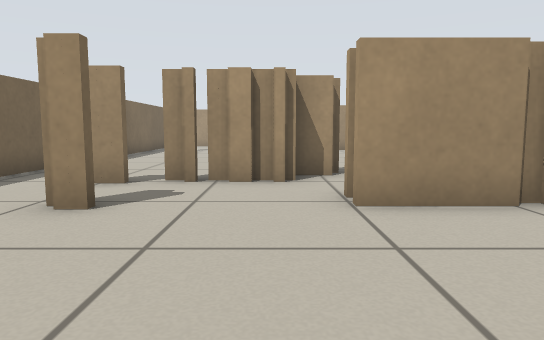
view 1 (above)

24 first-person views from a walk through a robot-simulator world made for Stage. The camera is 0.47 m above the floor, tilts 6° down and sees 70° across. Floor lines are 1 m apart. The floor is counted in squares, 0.5 m on a side. Each view is taken from the middle of a square. On the plan, view 1 faces up. The plan holds only what a view shows up to about 13 squares ahead; the rest is blank. The place goes on beyond the plan. The robots in the file are not drawn.

view 2
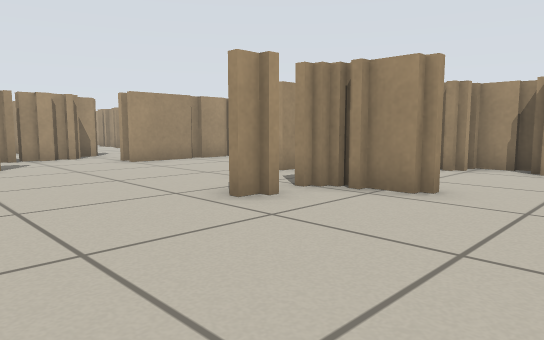

view 3
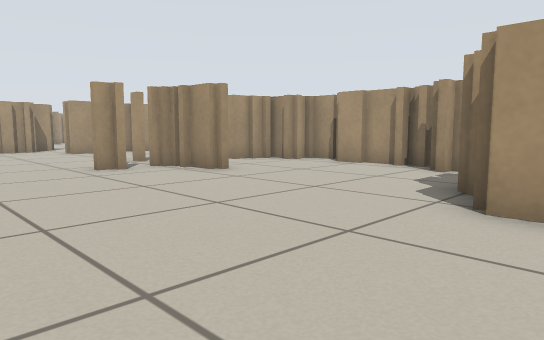

view 4
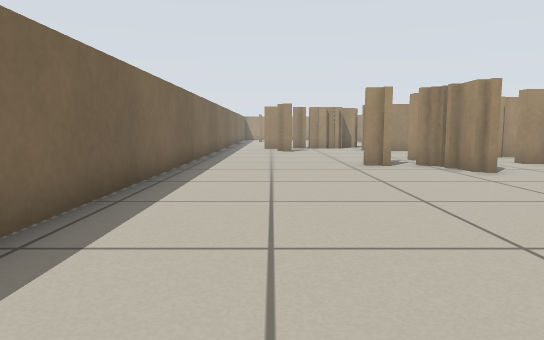

view 5
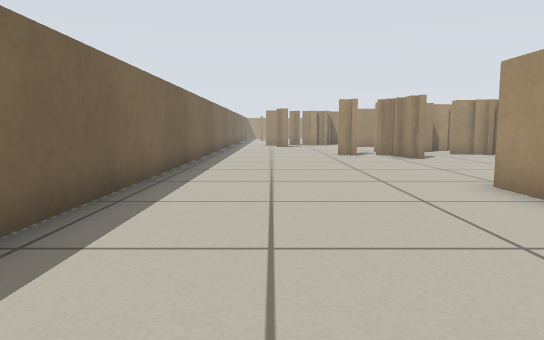

view 6
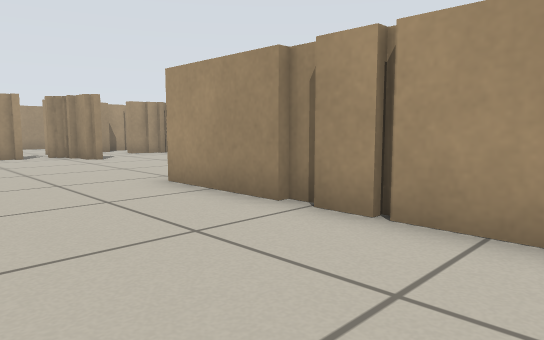

view 7
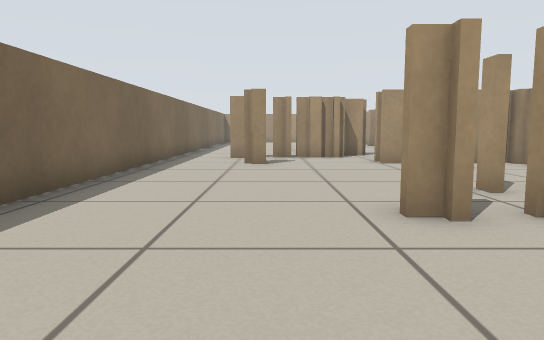

view 8
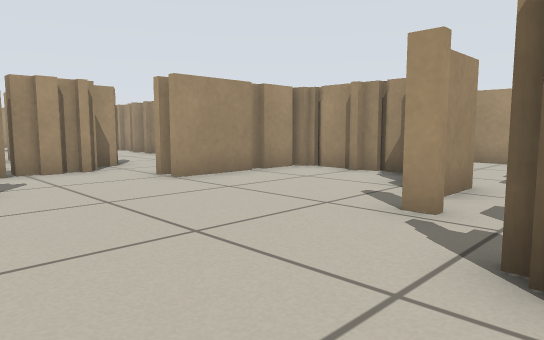

view 9
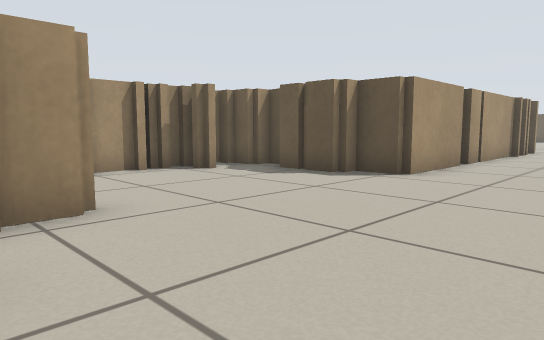

view 10
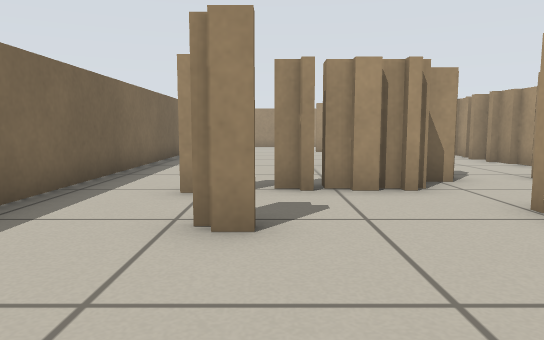

view 11
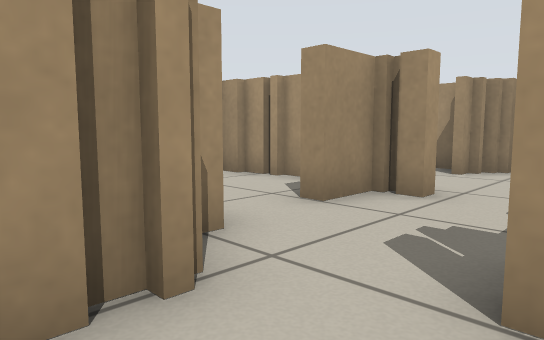

view 12
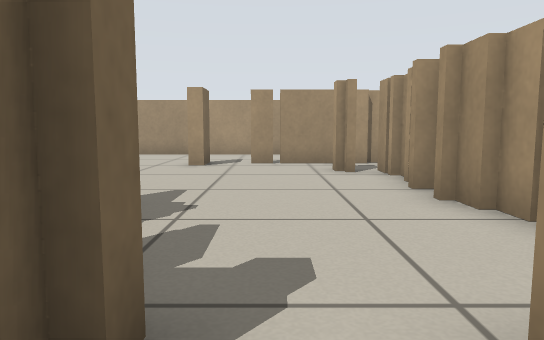

view 13
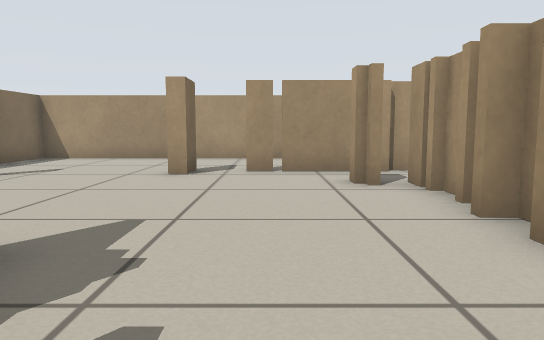

view 14
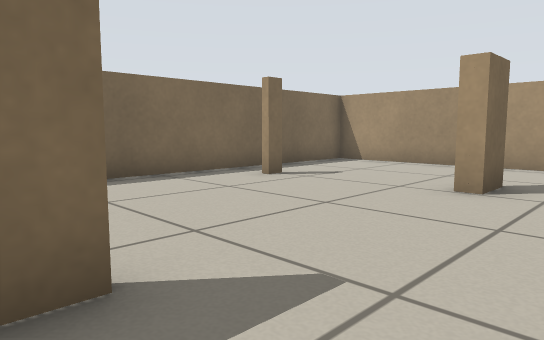

view 15
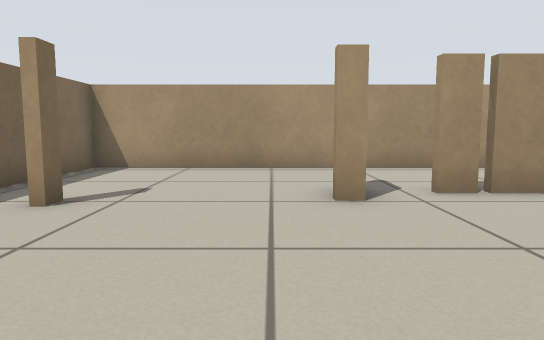

view 16
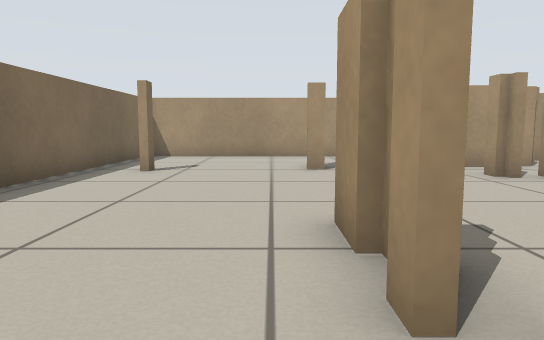

view 17
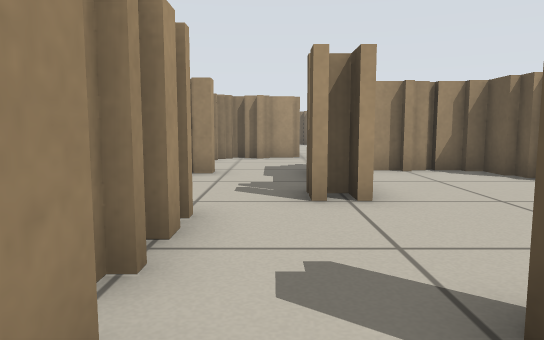

view 18
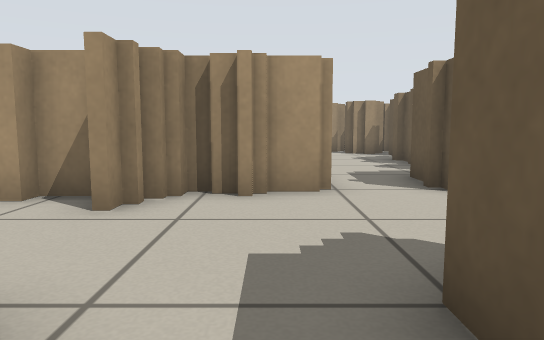

view 19
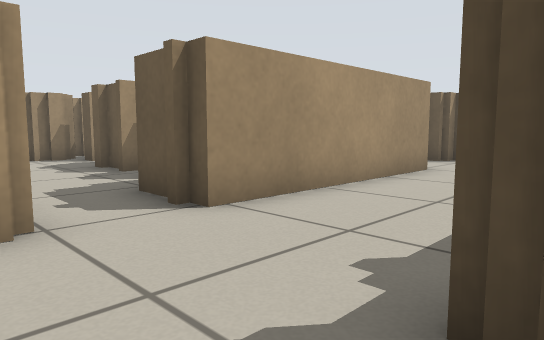

view 20
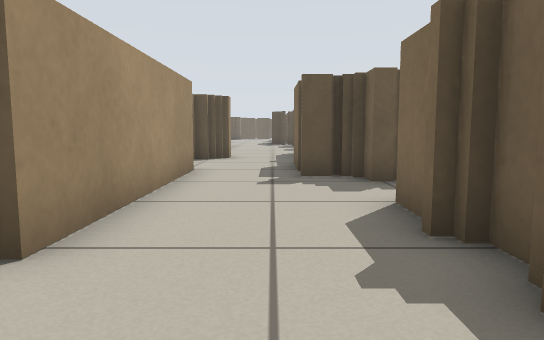

view 21
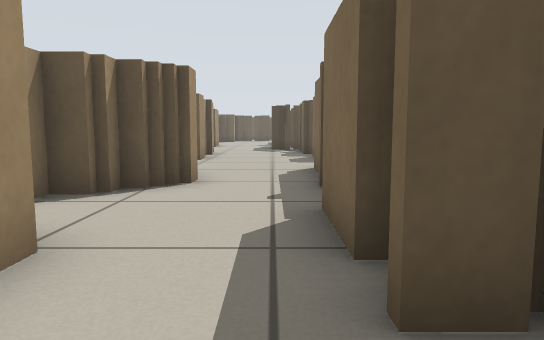

view 22
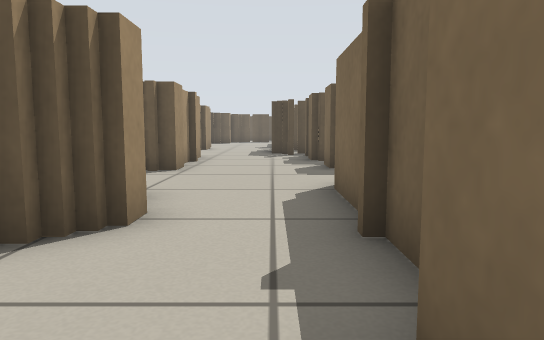

view 23
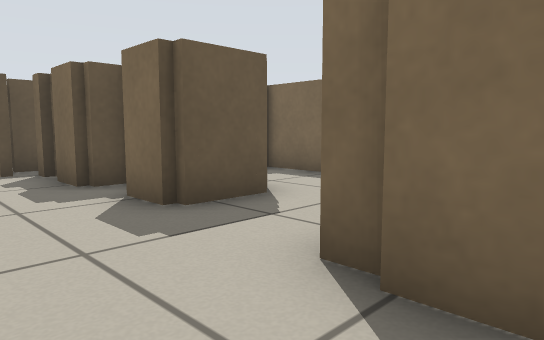

view 24
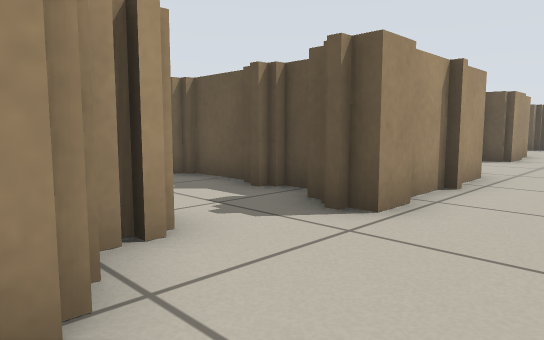

### Floor plan
Key: @ floor where view 1 was taken; # wall or solid block; x gap in a wall; . floor; T thing the floor can be seen under or through.
Columns run from 5 left of view 1 to 18 right of it. Each row starts with its distance up from view 1.
 21 ##########
 20 #........
 19 #........
 18 #....#.x####
 17 #..........
 16 #........#
 15 #........##
 14 #........##
 13 #........##
 12 #........##
 11 #....#....#
 10 #....#....#  #
  9 #....##...# .##
  8 #....##..##..##
  7 #.#xx#.......##
  6 #.............#
  5 #..#...####...#
  4 #.........##..........
  3 #.........##..###......#
  2 #.........T...#   ###.##
  1 #....... TT...#
  0 #....@.xTT....#
 -1 #........##...#
 -2 #....###. ##..#
 -3 #.....##..##..#
 -4 #..........#....
 -5 #......... #...#
 -6 #......... #..##
 -7 #.........##..#
 -8 #.........##..#
 -9 #.....######..##
-10 #.....## ##....#
-11 #.....#  ..........
-12 #.....#..##...##....
-13 #.....#.. #...######
-14  .....#.  #...#
-15    ...#   ##..#
-16   . ..#    #..#

Where each view was taken, in squares from view 1:
view 1: 0 up, 0 right, facing up
view 2: 6 down, 4 left, facing up-right
view 3: 11 down, 4 left, facing up-right
view 4: 12 down, 3 left, facing up
view 5: 16 down, 3 left, facing up
view 6: 16 down, 3 left, facing up-right
view 7: 6 down, 2 left, facing up
view 8: 2 down, 3 left, facing up-right
view 9: 2 down, 3 left, facing down-right
view 10: 1 up, 2 left, facing up
view 11: 5 up, 1 left, facing up-right
view 12: 7 up, 2 right, facing up
view 13: 9 up, 2 right, facing up
view 14: 11 up, 2 right, facing up-left
view 15: 12 up, 1 left, facing up
view 16: 8 up, 1 left, facing up
view 17: 6 up, 4 left, facing right
view 18: 6 up, 3 right, facing right
view 19: 6 up, 5 right, facing down-right
view 20: 6 up, 7 right, facing down
view 21: 0 up, 7 right, facing down
view 22: 3 down, 7 right, facing down
view 23: 8 down, 8 right, facing down-left
view 24: 8 down, 7 right, facing down-right
